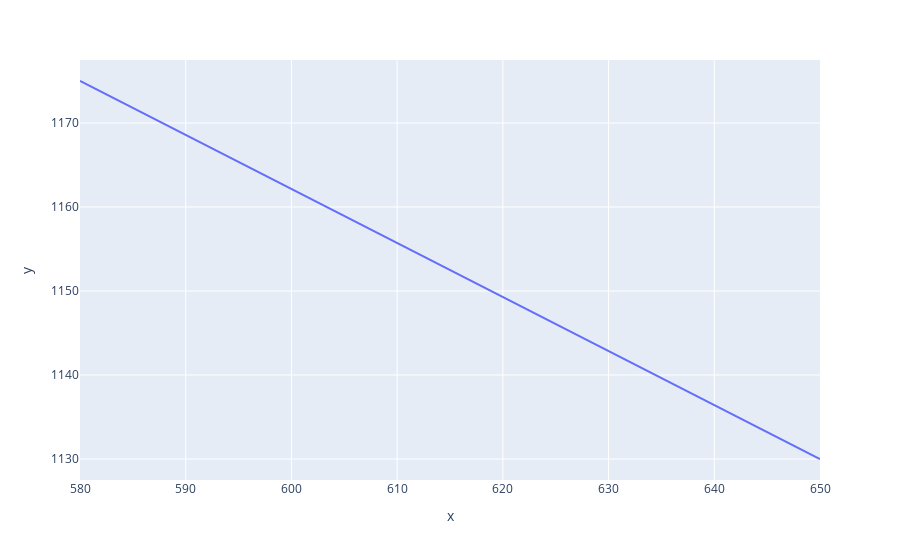

The cell this chart's notebook holds for it:
### Code cell
px.line(x=[trace[0][0], trace[1][0]], y=[trace[0][1], trace[1][1]])

### Figure 1 — Plotly figure (JSON) as saved in the notebook; plotly's stock layout.template omitted (floating-point values rounded to 4 significant figures)
{"data": [{"hovertemplate": "x=%{x}<br>y=%{y}<extra></extra>", "legendgroup": "", "line": {"color": "#636efa", "dash": "solid"}, "mode": "lines", "name": "", "orientation": "v", "showlegend": false, "type": "scatter", "x": [580, 650], "xaxis": "x", "y": [1175, 1130], "yaxis": "y"}], "layout": {"autosize": true, "legend": {"tracegroupgap": 0}, "margin": {"t": 60}, "xaxis": {"anchor": "y", "autorange": true, "domain": [0, 1], "range": [580, 650], "title": {"text": "x"}, "type": "linear"}, "yaxis": {"anchor": "x", "autorange": true, "domain": [0, 1], "range": [1128.0, 1178.0], "title": {"text": "y"}, "type": "linear"}}}
